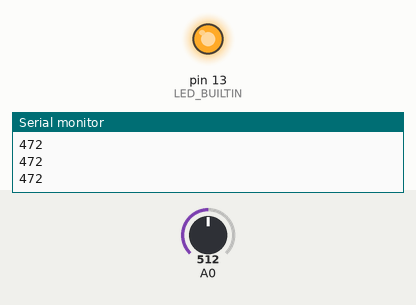
This sketch was run on a simulated Arduino Uno, built with avr-gcc and run on an emulated ATmega328P. On the bench: output pins drawn as LEDs (lit = HIGH), the last lines printed to the serial monitor. The inputs (shaded band) are chosen by the test bench; at power-on: A0 = 512.

Above: at 1.2 s.
1.3 s: A0 set to 57
2.8 s: A0 set to 45
At 3.8 s:
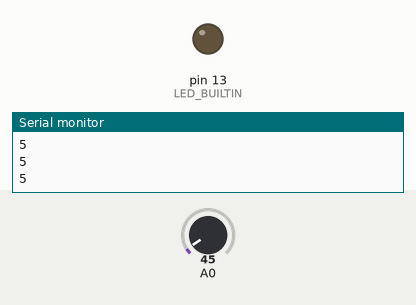
4.3 s: A0 set to 122
At 4.8 s:
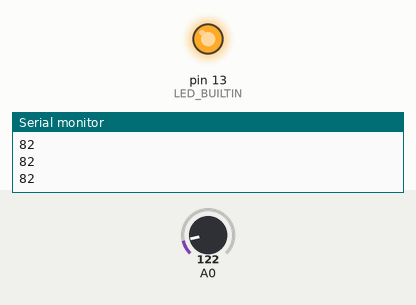
5.8 s: A0 set to 30
At 6.1 s:
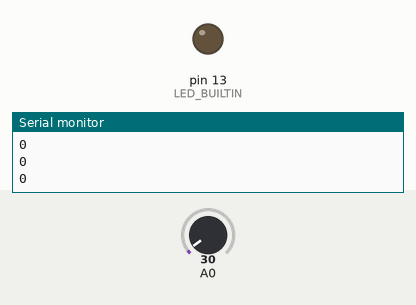
Timing chart, 0 to 8.3 s (numbered marks = the images above; inputs shaded):
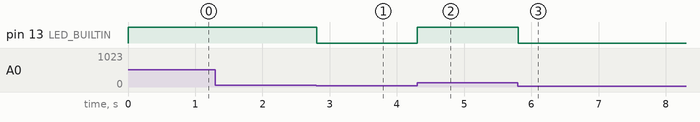

The sketch:

mikrofon.ino
```cpp
int currentValue;
int maxValue;
int minValue;
unsigned long timer;
int sampleSpan = 5; // Amount in milliseconds to sample data
int volume; // this roughly goes from 0 to 700

void setup()
{
    pinMode(LED_BUILTIN, OUTPUT);
    Serial.begin(9600);
    resetValues();
}

void loop()
{
    currentValue = analogRead(A0);

    if (currentValue < minValue) {
        minValue = currentValue;
    }
    if (currentValue > maxValue) {
        maxValue = currentValue;
    }

    if (millis() - timer >= sampleSpan) {
        volume = maxValue - minValue;

        Serial.println(volume);
        if (volume > 10) {
          digitalWrite(LED_BUILTIN, HIGH);
        } else {
          digitalWrite(LED_BUILTIN, LOW);
        }

        resetValues();
    }
}

void resetValues()
{
    maxValue = 0;
    minValue = 40;
    timer = millis();
}
```

Measured:
- the behaviour switches between 51 and 50 on A0 (found by bisection; images 0 and 1)
- after the input at 2.8 s, pin 13 (LED_BUILTIN): HIGH → LOW at once
- after the input at 4.3 s, pin 13 (LED_BUILTIN): LOW → HIGH at once
- after the input at 5.8 s, pin 13 (LED_BUILTIN): HIGH → LOW at once
